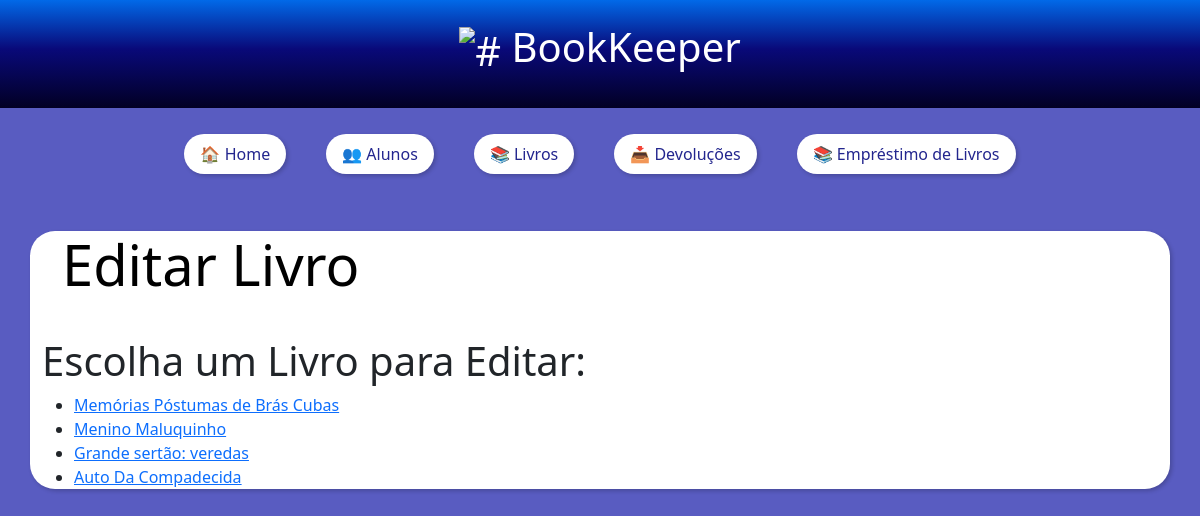
/editbook/, run on the app's committed database.
### biblioteca_app/models.py (models this page shows, shortened)
class Book(models.Model):
    book_name = models.CharField(max_length=200, verbose_name="Nome do Livro")
    author = models.CharField(max_length=200, verbose_name="Autor")
    isbn = models.CharField(max_length=20, verbose_name="ISBN")
    borrowed = models.BooleanField(default=False, verbose_name="Emprestado")
    class Meta:
        verbose_name = "Livro"
        verbose_name_plural = "Livros"

### biblioteca_app/views.py (the view)
# urls.py: path('editbook/', edit_book_list_view, name='edit_book_list'),
def edit_book_list_view(request):
    books = Book.objects.all()
    return render(request, 'edit_book_list.html', {'books': books})

### biblioteca_app/templates/edit_book_list.html (shortened to what this page needs)
<!DOCTYPE html>
{% extends "index.html" %}
{% load static %}
{% block main_content %}
<div class="jumbotron">
    <div class="container">
        <h1 class="display-4"><b>Editar Livro</b></h1><br>
        <nav class="navbar bg-body-light">
   </nav>
   <h1>Escolha um Livro para Editar:</h1>
    <ul>
        {% for book in books %}
            <li><a href="{% url 'edit_book' book.pk %}">{{ book.book_name }}</a></li>
        {% endfor %}
    </ul>
    </div>
{% endblock %}

### biblioteca_app/templates/edit_book_list.html (style rules this page uses)
body { background: rgb(89,92,193); }
.container { background-color: #ffffff; border-radius: 25px; margin: 2em auto; box-shadow: 2px 2px 4px rgba(0, 0, 0, 0.2); }
.display-4 { font-style: normal; color: #000000; margin-left: 20px; }

### biblioteca_app/templates/index.html (style rules this page uses)
.navbar { margin-top: -10px; }

### data on the page
Book: book_name "Memórias Póstumas de Brás Cubas"
Book: book_name "Menino Maluquinho"
Book: book_name "Grande sertão: veredas"
Book: book_name "Auto Da Compadecida"
